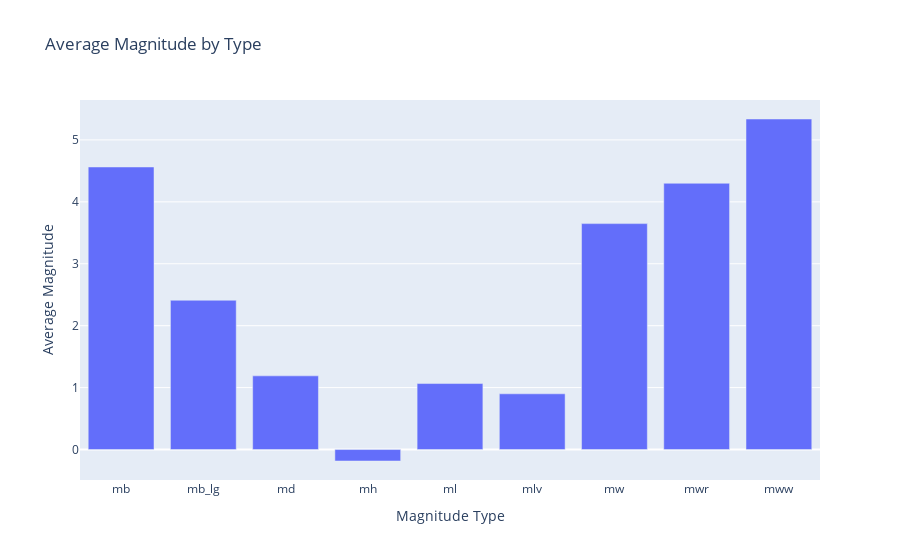

The code cell stored with this chart in its notebook:
### Code cell
fig = px.bar(x=magtype['magType'], y=magtype['mag'], title='Average Magnitude by Type')
fig.update_layout(xaxis_title='Magnitude Type', yaxis_title='Average Magnitude')
fig.show()

### Figure 1 — Plotly figure (JSON) as saved in the notebook; plotly's stock layout.template omitted (floating-point values rounded to 4 significant figures)
{"data": [{"hovertemplate": "x=%{x}<br>y=%{y}<extra></extra>", "legendgroup": "", "marker": {"color": "#636efa", "pattern": {"shape": ""}}, "name": "", "orientation": "v", "showlegend": false, "textposition": "auto", "type": "bar", "x": ["mb", "mb_lg", "md", "mh", "ml", "mlv", "mw", "mwr", "mww"], "xaxis": "x", "y": [4.563, 2.411, 1.19, -0.185, 1.066, 0.9, 3.648, 4.3, 5.338], "yaxis": "y"}], "layout": {"barmode": "relative", "legend": {"tracegroupgap": 0}, "title": {"text": "Average Magnitude by Type"}, "xaxis": {"anchor": "y", "domain": [0, 1], "title": {"text": "Magnitude Type"}}, "yaxis": {"anchor": "x", "domain": [0, 1], "title": {"text": "Average Magnitude"}}}}
